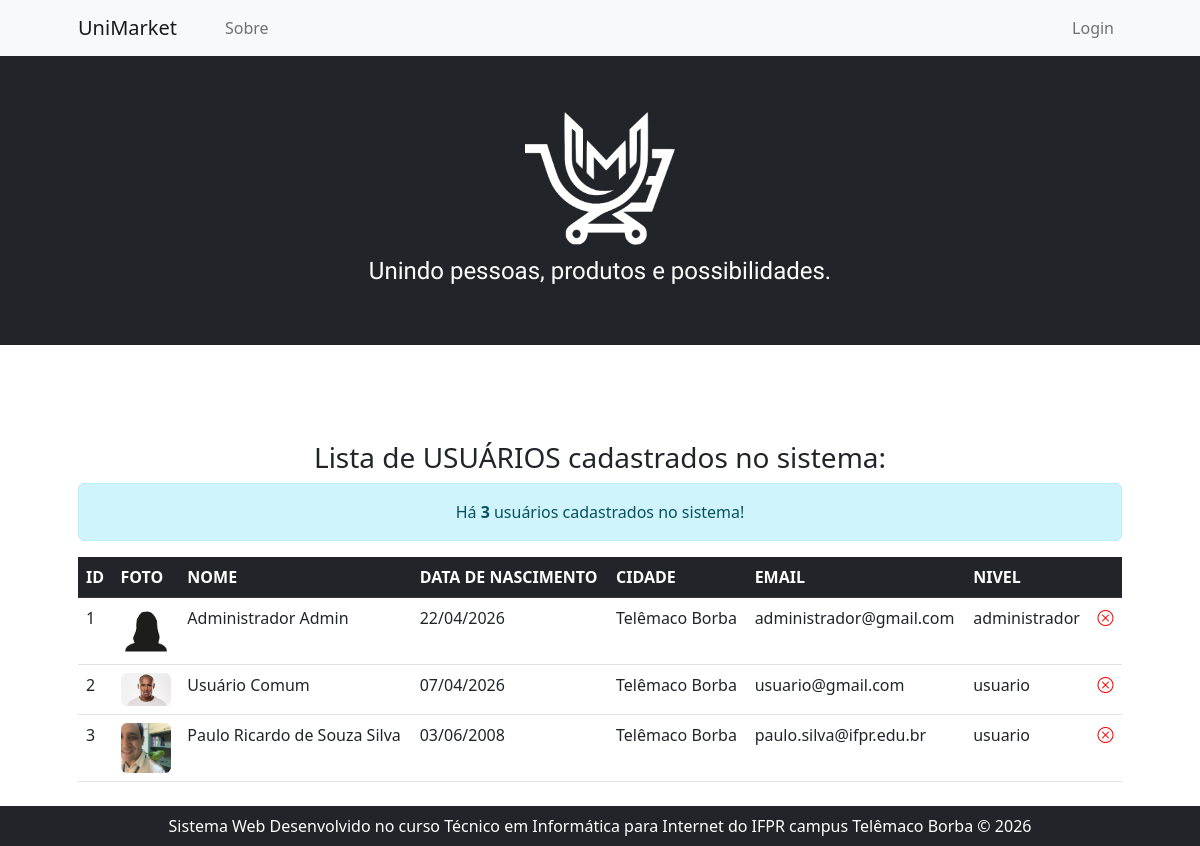
The page /listarUsuarios.php on the database as committed earlier.
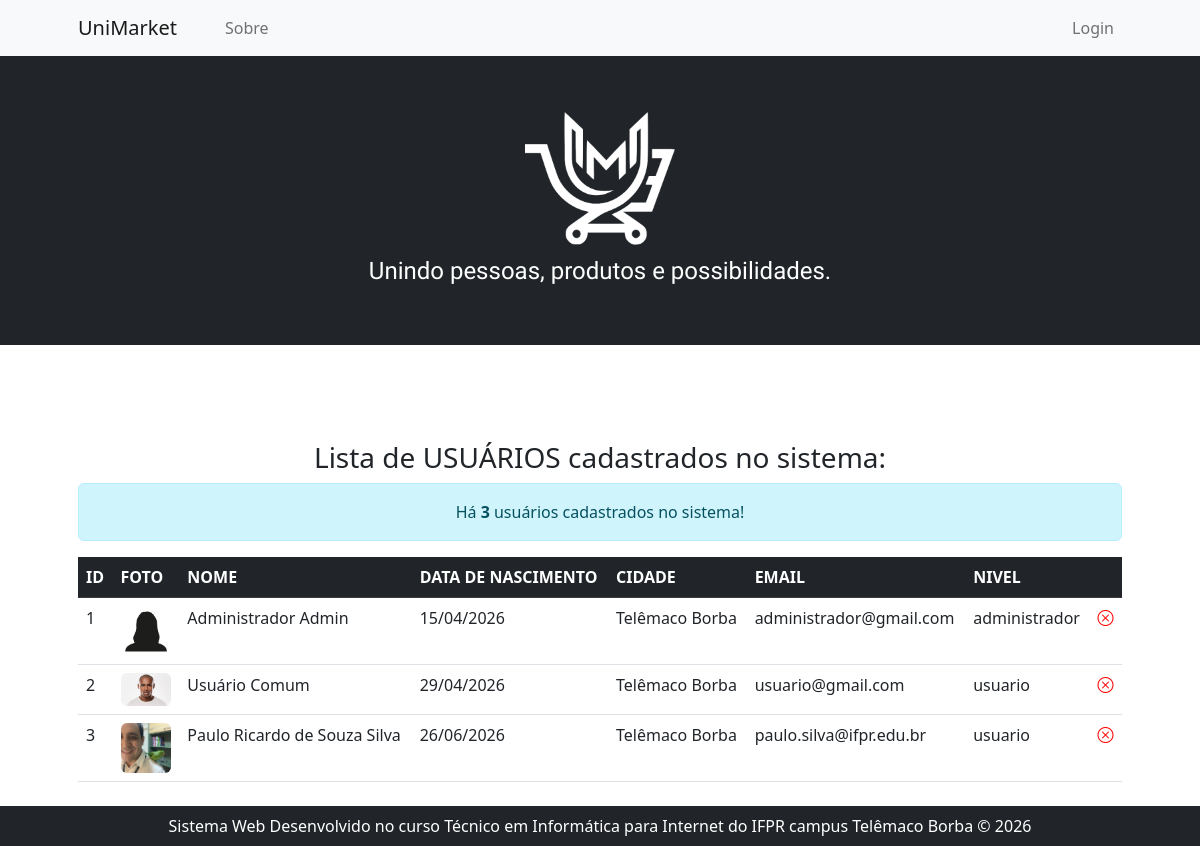
The same page on the database as committed later.
### tables this page shows
CREATE TABLE `usuarios` (
  `idUsuario` int NOT NULL,
  `fotoUsuario` varchar(100) NOT NULL,
  `nomeUsuario` varchar(50) NOT NULL,
  `dataNascimentoUsuario` date NOT NULL,
  `cidadeUsuario` varchar(30) NOT NULL,
  `emailUsuario` varchar(50) NOT NULL,
  `senhaUsuario` varchar(100) NOT NULL,
  `nivelUsuario` varchar(15) NOT NULL
);

### listarUsuarios.php (the view, shortened to what this page needs)
<?php include "header.php" ?>
<?php
    echo "<h3 class='text-center'>Lista de USUÁRIOS cadastrados no sistema:</h3>";
    $listarUsuarios = "SELECT * FROM Usuarios";
    include "conexaoBD.php";
    $res           = mysqli_query($conn, $listarUsuarios) or die("Erro ao tentar listar Usuários!");
    $totalUsuarios = mysqli_num_rows($res);
    echo "<div class='alert alert-info text-center'>Há <strong>$totalUsuarios</strong> usuários cadastrados no sistema!</div>";
    echo "
        <table class='table'>
            <thead class='table-dark'>
                <tr>
                    <th>ID</th>
                    <th>FOTO</th>
                    <th>NOME</th>
                    <th>DATA DE NASCIMENTO</th>
                    <th>CIDADE</th>
                    <th>EMAIL</th>
                    <th>NIVEL</th>
                    <th></th>
                </tr>
            </thead>
            <tbody>
    ";
    while($usuario = mysqli_fetch_assoc($res)){
        $idUsuario             = $usuario['idUsuario'];
        $fotoUsuario           = $usuario['fotoUsuario'];
        $nomeUsuario           = $usuario['nomeUsuario'];
        $dataNascimentoUsuario = $usuario['dataNascimentoUsuario'];
        $diaNascimentoUsuario  = substr($dataNascimentoUsuario, 8, 2);
        $mesNascimentoUsuario  = substr($dataNascimentoUsuario, 5, 2);
        $anoNascimentoUsuario  = substr($dataNascimentoUsuario, 0, 4);
        $cidadeUsuario         = $usuario['cidadeUsuario'];
        $emailUsuario          = $usuario['emailUsuario'];
        $nivelUsuario          = $usuario['nivelUsuario'];
        echo "
            <tr>
                <td>$idUsuario</td>
                <td><img src='$fotoUsuario' style='width:50px;' class='rounded' title='Foto de $nomeUsuario'></td>
                <td>$nomeUsuario</td>
                <td>$diaNascimentoUsuario/$mesNascimentoUsuario/$anoNascimentoUsuario</td>
                <td>$cidadeUsuario</td>
                <td>$emailUsuario</td>
                <td>$nivelUsuario</td>
                <td><a href='#banirUsuario.php' title='Banir $nomeUsuario'><i class='bi bi-x-circle' style='color:red'></i></a></td>
            </tr>
        ";
    }
    echo "</tbody>";
    echo "</table>";
?>
<?php include "footer.php" ?>

Rows that differ between the two databases and show on the page:
changed usuarios "Administrador Admin": dataNascimentoUsuario "22" → "15"
changed usuarios "Usuário Comum": dataNascimentoUsuario "07" → "29"
changed usuarios "Paulo Ricardo de Souza Silva": dataNascimentoUsuario "03" → "26"; dataNascimentoUsuario "2008" → "2026"
